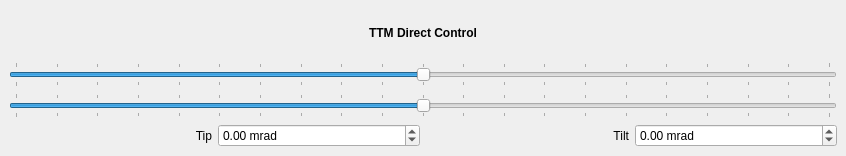
<?xml version="1.0" encoding="UTF-8"?>
<ui version="4.0">
 <class>TTMDirectControl</class>
 <widget class="QMainWindow" name="TTMDirectControl">
  <property name="geometry">
   <rect>
    <x>0</x>
    <y>0</y>
    <width>846</width>
    <height>156</height>
   </rect>
  </property>
  <property name="windowTitle">
   <string>TTM Direct Control - KalAO</string>
  </property>
  <widget class="QWidget" name="centralwidget">
   <layout class="QVBoxLayout" name="verticalLayout">
    <item>
     <widget class="QLabel" name="title_label">
      <property name="font">
       <font>
        <bold>true</bold>
       </font>
      </property>
      <property name="text">
       <string>TTM Direct Control</string>
      </property>
      <property name="alignment">
       <set>Qt::AlignCenter</set>
      </property>
     </widget>
    </item>
    <item>
     <widget class="QSlider" name="tip_slider">
      <property name="minimum">
       <number>-2500</number>
      </property>
      <property name="maximum">
       <number>2500</number>
      </property>
      <property name="orientation">
       <enum>Qt::Horizontal</enum>
      </property>
      <property name="tickPosition">
       <enum>QSlider::TicksBothSides</enum>
      </property>
      <property name="tickInterval">
       <number>250</number>
      </property>
     </widget>
    </item>
    <item>
     <widget class="QSlider" name="tilt_slider">
      <property name="minimum">
       <number>-2500</number>
      </property>
      <property name="maximum">
       <number>2500</number>
      </property>
      <property name="singleStep">
       <number>100</number>
      </property>
      <property name="pageStep">
       <number>500</number>
      </property>
      <property name="orientation">
       <enum>Qt::Horizontal</enum>
      </property>
      <property name="tickPosition">
       <enum>QSlider::TicksBothSides</enum>
      </property>
      <property name="tickInterval">
       <number>250</number>
      </property>
     </widget>
    </item>
    <item>
     <layout class="QHBoxLayout" name="horizontalLayout">
      <item>
       <widget class="QLabel" name="tip_label">
        <property name="text">
         <string>Tip</string>
        </property>
        <property name="alignment">
         <set>Qt::AlignRight|Qt::AlignTrailing|Qt::AlignVCenter</set>
        </property>
       </widget>
      </item>
      <item>
       <widget class="QDoubleSpinBox" name="tip_spinbox">
        <property name="keyboardTracking">
         <bool>false</bool>
        </property>
        <property name="suffix">
         <string> mrad</string>
        </property>
        <property name="minimum">
         <double>-25.000000000000000</double>
        </property>
        <property name="maximum">
         <double>2.500000000000000</double>
        </property>
        <property name="singleStep">
         <double>0.050000000000000</double>
        </property>
       </widget>
      </item>
      <item>
       <widget class="QLabel" name="tilt_label">
        <property name="text">
         <string>Tilt</string>
        </property>
        <property name="alignment">
         <set>Qt::AlignRight|Qt::AlignTrailing|Qt::AlignVCenter</set>
        </property>
       </widget>
      </item>
      <item>
       <widget class="QDoubleSpinBox" name="tilt_spinbox">
        <property name="keyboardTracking">
         <bool>false</bool>
        </property>
        <property name="suffix">
         <string> mrad</string>
        </property>
        <property name="minimum">
         <double>-25.000000000000000</double>
        </property>
        <property name="maximum">
         <double>2.500000000000000</double>
        </property>
        <property name="singleStep">
         <double>0.050000000000000</double>
        </property>
       </widget>
      </item>
     </layout>
    </item>
   </layout>
  </widget>
  <widget class="QMenuBar" name="menubar">
   <property name="geometry">
    <rect>
     <x>0</x>
     <y>0</y>
     <width>846</width>
     <height>23</height>
    </rect>
   </property>
  </widget>
 </widget>
 <resources/>
 <connections/>
</ui>
